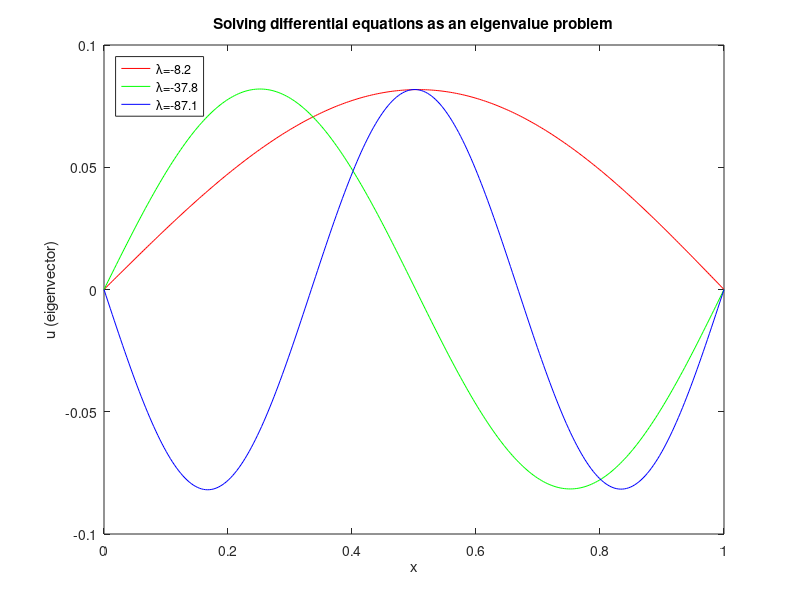

MATLAB code for this plot:
clear all
% treating a finite differences problem as an eigenvalue problem;
% Au=lambda*u
% 300 unknowns but we are given u_0 = 0, and u_300 = 0 -> 298 unknowns
N=297;   % N = number of intervals; in this case 298 unknowns -> 297 intervals
k=1;   
h=1/299; % delta x

%   (1/h^2)u_j+1            (-2/h^2)u_j               (1/h^2)u_j-1
L=diag(ones(1,N)/h^2,1) + diag(-2*ones(1,N+1)/(h^2)) +  diag(ones(1,N)/h^2,-1); 

% for loop for adding ke^x_j to u_j terms (the diagonal), x_j = (j-1)/299
for i = 1:N+1
    L(i,i)=L(i,i)+ k*exp(i/299);
end



x = linspace(0,1,300);
[V,D]=eigs(L,3,'la');
% eigenvectors V represent discrete points of f(x)
% add on the initial conditions u_0 = 0, u_300 = 0
u_1 = [ 0; V(:,1); 0];
u_2 = [ 0; V(:,2); 0];
u_3 = [ 0; V(:,3); 0];
D
% we will plot 3 eigenvectors with the largest eigenvalues against x
% plot x vs f(x)
figure('Name','k=0','NumberTitle','off')
plot(x,u_1,'-r',x,u_2,'-g',x,u_3,'-b');

legend('\lambda=-8.2','\lambda=-37.8','\lambda=-87.1','Location','northwest');
title('Solving differential equations as an eigenvalue problem')
xlabel('x')
ylabel('u (eigenvector)') 

% From part 1 q5